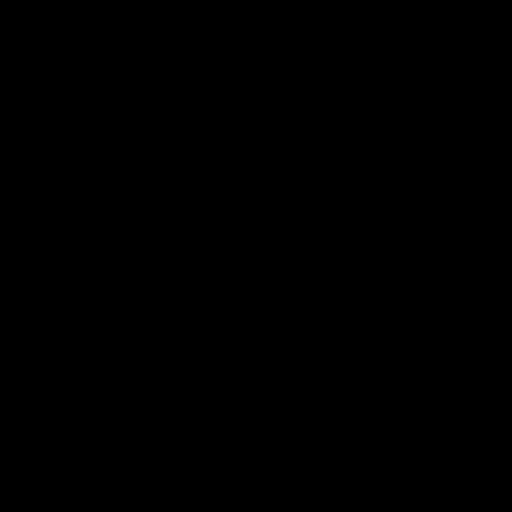
Frame 1 (no input)
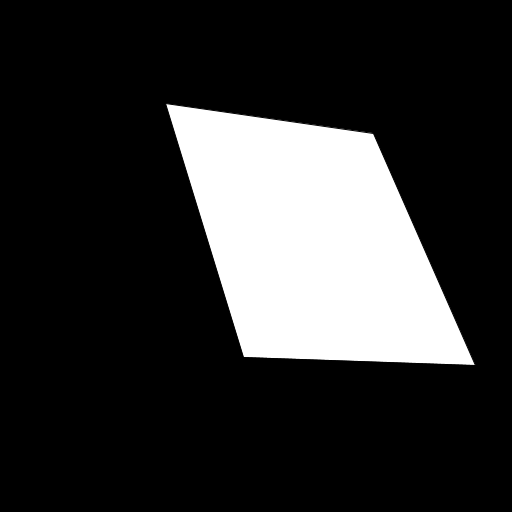
Frame 60 (the mouse pressed at the canvas centre just before this capture)
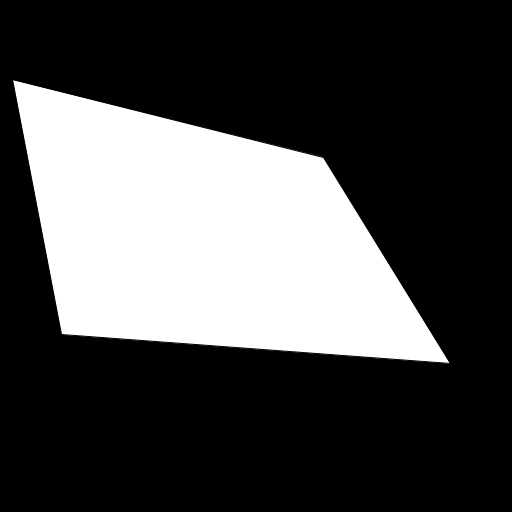
Frame 120 (the mouse held since frame 60 and released just before this capture)

The Processing sketch that drew these frames (run headless with seeded random() and noise(); from frame 60 on, the mouse is pressed at the canvas centre):

// Processing sketch: vertex_basics
// ── vertex_basics.pde
float[][] nextV = new float[4][2];
float[][] v = {{0, 0}, {0, 0}, {0, 0}, {0, 0}};
boolean nextQuad = true;
int acc = 1;

void setup() {
  size(512, 512);
}

void draw() {
  background(0);

  nextQuad = calculateNextStep(acc);
  drawQuad();

  if (nextQuad && frameCount % 20 == 0) {
    generateRandomizedQuad(width / 4, height / 4, 256, 256);
    acc = 1;
  } else {
    acc++;
  }

}

void drawQuad() {
  fill(255);
  beginShape();

  for (int i = 0; i < v.length; i ++) {
    vertex(v[i][0], v[i][1]);
  }

  endShape(CLOSE);
}

void generateRandomizedQuad(float x, float y, float w, float h) {
  float jitterW = 0.5 * w;
  float jitterH = 0.2 * h;

  nextV[0] = new float[]{x + random(-jitterW, jitterW), y + random(-jitterH, jitterH)};
  nextV[1] = new float[]{x + random(-jitterW, jitterW), y + h + random(-jitterH, jitterH)};
  nextV[2] = new float[]{x + w + random(-jitterW, jitterW), y + h + random(-jitterH, jitterH)};
  nextV[3] = new float[]{x + w + random(-jitterW, jitterW), y + random(-jitterH, jitterH)};
}

boolean calculateNextStep(int acc) {
  boolean finished = true;

  for(int i = 0; i < v.length; i++) {
    finished = finished && v[i][0] == nextV[i][0] && v[i][1] == nextV[i][1];

    for(int j = 0; j < 2; j++) {
      if (v[i][j] != nextV[i][j]) {
        if(v[i][j] + (2 * acc) <= nextV[i][j]) v[i][j] += (2 * acc);
        else if(v[i][j] - (2 * acc) >= nextV[i][j]) v[i][j] -= (2 * acc);
        else {
          v[i][j] = nextV[i][j];
        }
      }
    }
  }

  return finished;
}
